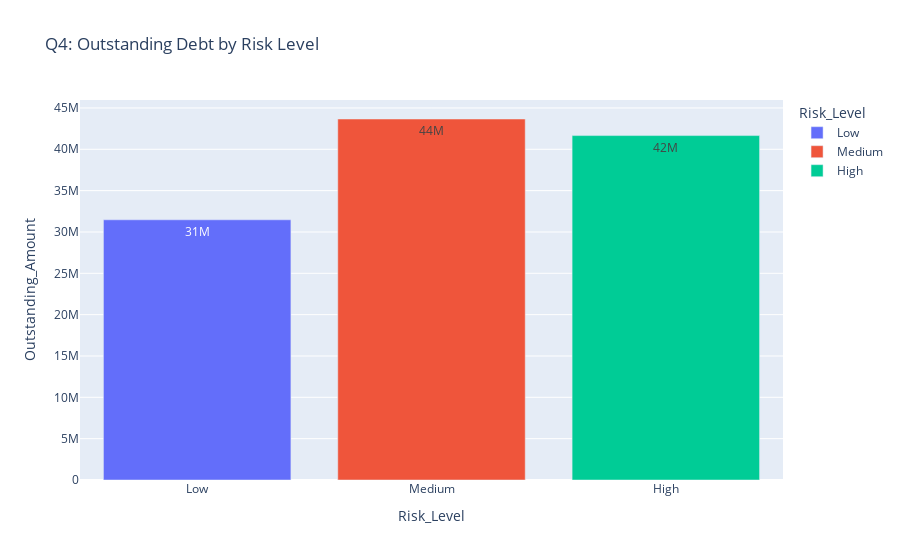

The code cell stored with this chart in its notebook:
### Code cell
#Q4
risk_debt = collections.groupby('Risk_Level')['Outstanding_Amount'].sum().reset_index()

fig4 = px.bar(
    risk_debt,
    x='Risk_Level',
    y='Outstanding_Amount',
    title='Q4: Outstanding Debt by Risk Level',
    color='Risk_Level',
    category_orders={'Risk_Level': ['Low', 'Medium', 'High']},
    text_auto='.2s'
)
fig4.show()

### Figure 1 — Plotly figure (JSON) as saved in the notebook; plotly's stock layout.template omitted (floating-point values rounded to 4 significant figures)
{"data": [{"hovertemplate": "Risk_Level=%{x}<br>Outstanding_Amount=%{y}<extra></extra>", "legendgroup": "Low", "marker": {"color": "#636efa", "pattern": {"shape": ""}}, "name": "Low", "orientation": "v", "showlegend": true, "textposition": "auto", "texttemplate": "%{y:.2s}", "type": "bar", "x": ["Low"], "xaxis": "x", "y": [31470000.0], "yaxis": "y"}, {"hovertemplate": "Risk_Level=%{x}<br>Outstanding_Amount=%{y}<extra></extra>", "legendgroup": "Medium", "marker": {"color": "#EF553B", "pattern": {"shape": ""}}, "name": "Medium", "orientation": "v", "showlegend": true, "textposition": "auto", "texttemplate": "%{y:.2s}", "type": "bar", "x": ["Medium"], "xaxis": "x", "y": [43660000.0], "yaxis": "y"}, {"hovertemplate": "Risk_Level=%{x}<br>Outstanding_Amount=%{y}<extra></extra>", "legendgroup": "High", "marker": {"color": "#00cc96", "pattern": {"shape": ""}}, "name": "High", "orientation": "v", "showlegend": true, "textposition": "auto", "texttemplate": "%{y:.2s}", "type": "bar", "x": ["High"], "xaxis": "x", "y": [41660000.0], "yaxis": "y"}], "layout": {"barmode": "relative", "legend": {"title": {"text": "Risk_Level"}, "tracegroupgap": 0}, "title": {"text": "Q4: Outstanding Debt by Risk Level"}, "xaxis": {"anchor": "y", "categoryarray": ["Low", "Medium", "High"], "categoryorder": "array", "domain": [0, 1], "title": {"text": "Risk_Level"}}, "yaxis": {"anchor": "x", "domain": [0, 1], "title": {"text": "Outstanding_Amount"}}}}
